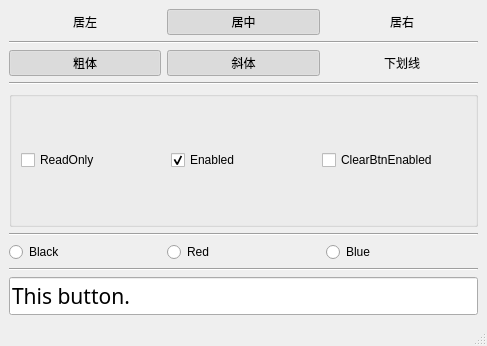
<?xml version="1.0" encoding="UTF-8"?>
<ui version="4.0">
 <class>QtBtn</class>
 <widget class="QMainWindow" name="QtBtn">
  <property name="geometry">
   <rect>
    <x>0</x>
    <y>0</y>
    <width>487</width>
    <height>346</height>
   </rect>
  </property>
  <property name="windowTitle">
   <string>QtBtn</string>
  </property>
  <widget class="QWidget" name="centralwidget">
   <layout class="QVBoxLayout" name="verticalLayout">
    <item>
     <layout class="QHBoxLayout" name="horizontalLayout">
      <item>
       <widget class="QPushButton" name="btnLeft">
        <property name="text">
         <string>居左</string>
        </property>
        <property name="checkable">
         <bool>true</bool>
        </property>
        <property name="checked">
         <bool>false</bool>
        </property>
        <property name="autoExclusive">
         <bool>true</bool>
        </property>
        <property name="flat">
         <bool>true</bool>
        </property>
       </widget>
      </item>
      <item>
       <widget class="QPushButton" name="btnCenter">
        <property name="text">
         <string>居中</string>
        </property>
        <property name="checkable">
         <bool>true</bool>
        </property>
        <property name="checked">
         <bool>true</bool>
        </property>
        <property name="autoExclusive">
         <bool>true</bool>
        </property>
        <property name="flat">
         <bool>true</bool>
        </property>
       </widget>
      </item>
      <item>
       <widget class="QPushButton" name="btnRight">
        <property name="text">
         <string>居右</string>
        </property>
        <property name="checkable">
         <bool>true</bool>
        </property>
        <property name="checked">
         <bool>false</bool>
        </property>
        <property name="autoExclusive">
         <bool>true</bool>
        </property>
        <property name="flat">
         <bool>true</bool>
        </property>
       </widget>
      </item>
     </layout>
    </item>
    <item>
     <widget class="Line" name="line">
      <property name="orientation">
       <enum>Qt::Horizontal</enum>
      </property>
     </widget>
    </item>
    <item>
     <layout class="QHBoxLayout" name="horizontalLayout_3">
      <item>
       <widget class="QPushButton" name="btnBlod">
        <property name="text">
         <string>粗体</string>
        </property>
        <property name="checkable">
         <bool>true</bool>
        </property>
        <property name="checked">
         <bool>true</bool>
        </property>
        <property name="autoExclusive">
         <bool>false</bool>
        </property>
        <property name="flat">
         <bool>true</bool>
        </property>
       </widget>
      </item>
      <item>
       <widget class="QPushButton" name="btnItalic">
        <property name="text">
         <string>斜体</string>
        </property>
        <property name="checkable">
         <bool>true</bool>
        </property>
        <property name="checked">
         <bool>true</bool>
        </property>
        <property name="autoExclusive">
         <bool>false</bool>
        </property>
        <property name="flat">
         <bool>true</bool>
        </property>
       </widget>
      </item>
      <item>
       <widget class="QPushButton" name="btnUnderline">
        <property name="text">
         <string>下划线</string>
        </property>
        <property name="checkable">
         <bool>true</bool>
        </property>
        <property name="checked">
         <bool>false</bool>
        </property>
        <property name="autoExclusive">
         <bool>false</bool>
        </property>
        <property name="flat">
         <bool>true</bool>
        </property>
       </widget>
      </item>
     </layout>
    </item>
    <item>
     <widget class="Line" name="line_2">
      <property name="orientation">
       <enum>Qt::Horizontal</enum>
      </property>
     </widget>
    </item>
    <item>
     <widget class="QGroupBox" name="groupBox">
      <property name="title">
       <string/>
      </property>
      <property name="flat">
       <bool>true</bool>
      </property>
      <layout class="QHBoxLayout" name="horizontalLayout_2">
       <item>
        <widget class="QCheckBox" name="btnReadOnly">
         <property name="text">
          <string>ReadOnly</string>
         </property>
        </widget>
       </item>
       <item>
        <widget class="QCheckBox" name="btnEnable">
         <property name="text">
          <string>Enabled</string>
         </property>
         <property name="checked">
          <bool>true</bool>
         </property>
        </widget>
       </item>
       <item>
        <widget class="QCheckBox" name="btnClearEnable">
         <property name="text">
          <string>ClearBtnEnabled</string>
         </property>
        </widget>
       </item>
      </layout>
     </widget>
    </item>
    <item>
     <widget class="Line" name="line_3">
      <property name="orientation">
       <enum>Qt::Horizontal</enum>
      </property>
     </widget>
    </item>
    <item>
     <layout class="QHBoxLayout" name="horizontalLayout_4">
      <item>
       <widget class="QRadioButton" name="radioBlack">
        <property name="text">
         <string>Black</string>
        </property>
       </widget>
      </item>
      <item>
       <widget class="QRadioButton" name="radioRed">
        <property name="text">
         <string>Red</string>
        </property>
       </widget>
      </item>
      <item>
       <widget class="QRadioButton" name="radioBlue">
        <property name="text">
         <string>Blue</string>
        </property>
       </widget>
      </item>
     </layout>
    </item>
    <item>
     <widget class="Line" name="line_4">
      <property name="orientation">
       <enum>Qt::Horizontal</enum>
      </property>
     </widget>
    </item>
    <item>
     <widget class="QLineEdit" name="txtShow">
      <property name="font">
       <font>
        <family>Source Code Pro</family>
        <pointsize>16</pointsize>
       </font>
      </property>
      <property name="text">
       <string>This button.</string>
      </property>
     </widget>
    </item>
   </layout>
  </widget>
  <widget class="QMenuBar" name="menubar">
   <property name="geometry">
    <rect>
     <x>0</x>
     <y>0</y>
     <width>487</width>
     <height>26</height>
    </rect>
   </property>
  </widget>
  <widget class="QStatusBar" name="statusbar"/>
 </widget>
 <resources/>
 <connections/>
</ui>
